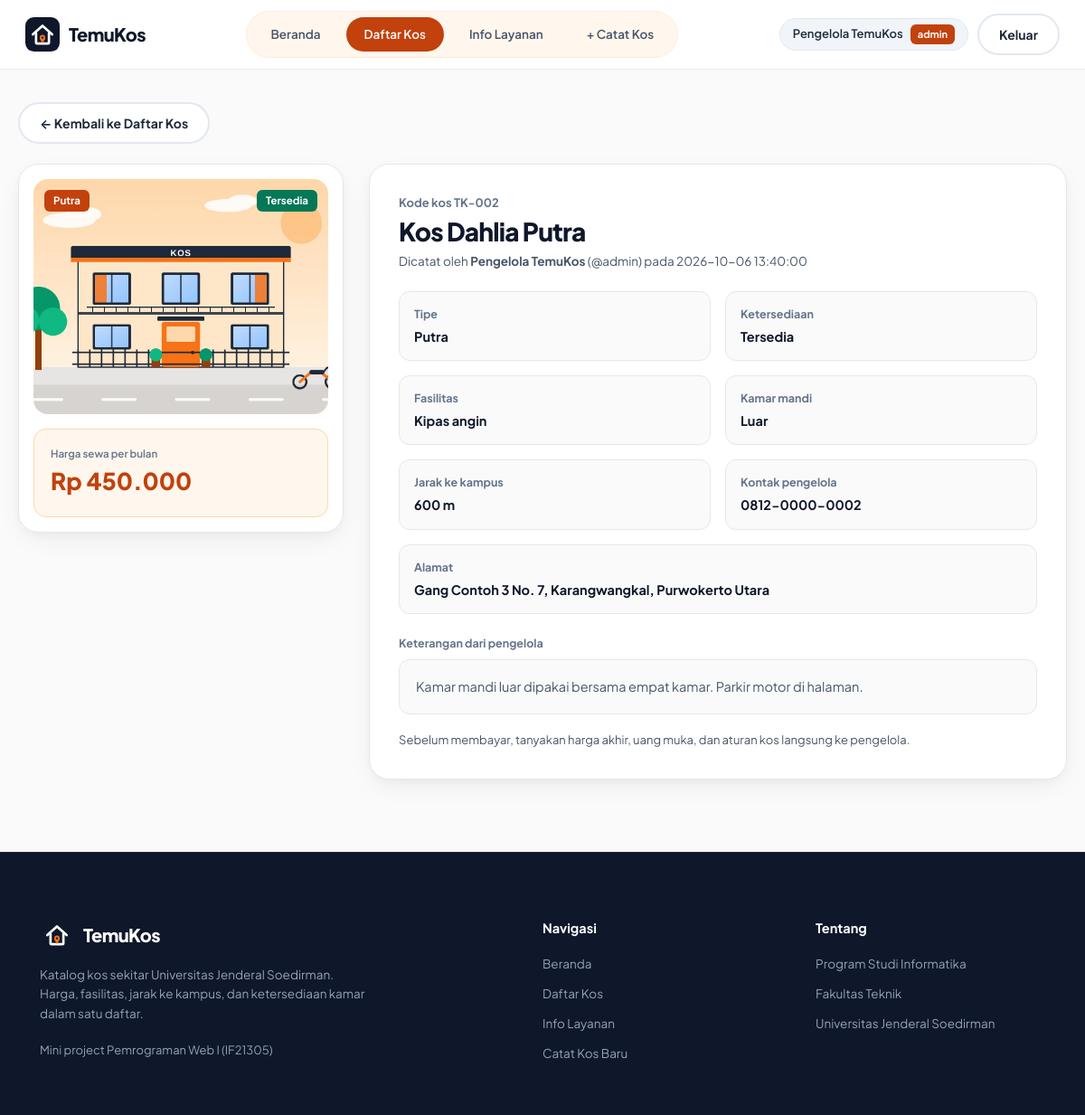
The app's page /detail.php?id=2 (signed in) with its own data.
### tables this page shows
CREATE TABLE kos (
  id INT UNSIGNED AUTO_INCREMENT PRIMARY KEY,
  pengguna_id INT UNSIGNED NOT NULL,                
  nama_kos VARCHAR(150) NOT NULL,
  tipe ENUM('Putra','Putri','Campur') NOT NULL,
  fasilitas ENUM('Kipas angin','AC') NOT NULL,
  kamar_mandi ENUM('Dalam','Luar') NOT NULL,
  harga INT UNSIGNED NOT NULL,                      
  jarak_m INT UNSIGNED NOT NULL,                    
  alamat VARCHAR(150) NOT NULL,
  ketersediaan ENUM('Tersedia','Penuh') NOT NULL DEFAULT 'Tersedia',
  deskripsi VARCHAR(2000) DEFAULT NULL,             
  kontak VARCHAR(60) NOT NULL,
  foto_kos VARCHAR(255) DEFAULT NULL,
  dibuat_pada DATETIME NOT NULL DEFAULT CURRENT_TIMESTAMP,
  FOREIGN KEY (pengguna_id) REFERENCES pengguna (id)  
);

CREATE TABLE pengguna (
  id INT UNSIGNED AUTO_INCREMENT PRIMARY KEY,
  username VARCHAR(30) NOT NULL UNIQUE,             
  nama VARCHAR(100) NOT NULL,
  peran ENUM('admin','anggota') NOT NULL DEFAULT 'anggota',
  hash_sandi VARCHAR(255) NOT NULL,                 
  dibuat_pada DATETIME NOT NULL DEFAULT CURRENT_TIMESTAMP
);

### sesi.php (called while the page is built, shortened)
<?php
function e(?string $teks): string
{
    return htmlspecialchars($teks ?? '', ENT_QUOTES | ENT_SUBSTITUTE, 'UTF-8');
}
    ?>

### validasi.php (called while the page is built, shortened)
<?php
function formatRupiah(int $nominal): string
{
    return 'Rp ' . number_format($nominal, 0, ',', '.');
}
function formatJarak(int $meter): string
{
    if ($meter < 1000) {
        return $meter . ' m';
    }
    return number_format($meter / 1000, 1, ',', '.') . ' km';
}

### detail.php (the view, shortened to what this page needs)
<?php
require_once __DIR__ . '/sesi.php';
require_once __DIR__ . '/koneksi.php';
require_once __DIR__ . '/validasi.php';
require_once __DIR__ . '/tampilan.php';
$pengguna = penggunaAktif();
$id = filter_var($_GET['id'] ?? '', FILTER_VALIDATE_INT, ['options' => ['min_range' => 1]]);
try {
    $sql = 'SELECT k.*, u.nama AS pencatat, u.username AS username_pencatat
            FROM kos AS k
            JOIN pengguna AS u ON u.id = k.pengguna_id
            WHERE k.id = ?';
    $stmt = $db->prepare($sql);
    $stmt->bind_param('i', $id);
    $stmt->execute();
    $kos = $stmt->get_result()->fetch_assoc();
} catch (mysqli_sql_exception $ex) {
    error_log('[Read Detail Gagal] ' . $ex->getMessage());
    tampilkanGalat(500, 'Detail belum bisa dimuat', 'Terjadi gangguan saat mengambil data. Coba lagi beberapa saat lagi.');
}
$kodeKos = 'TK-' . str_pad((string) (int) $kos['id'], 3, '0', STR_PAD_LEFT);
$kelasKetersediaan = $kos['ketersediaan'] === 'Tersedia' ? 'status-tersedia' : 'status-penuh';
?>
<!DOCTYPE html>
<html lang="id">
<head>
    <link rel="stylesheet" href="style.css">
</head>
<body>
    <?php topbarUtama($pengguna, 'katalog'); ?>
    <main class="container detail-main">
        <p class="back-row">
            <a href="daftar.php#katalog" class="btn btn-secondary">&larr; Kembali ke Daftar Kos</a>
        </p>
        <div class="detail-layout">
            <aside class="media-showcase">
                <div class="media-frame">
                    <?php if (!empty($kos['foto_kos']) && is_file(__DIR__ . '/' . $kos['foto_kos'])): ?>
                        <img src="<?= e($kos['foto_kos']) ?>" alt="Foto <?= e($kos['nama_kos']) ?>">
                    <?php else: ?>
                        <div class="card-visual-fallback"><span class="fallback-cat">Foto belum tersedia</span></div>
                    <?php endif; ?>
                    <span class="pill-top-left"><?= e($kos['tipe']) ?></span>
                    <span class="pill-top-right <?= $kelasKetersediaan ?>"><?= e($kos['ketersediaan']) ?></span>
                </div>
                <div class="price-highlight-box">
                    <div class="price-label">Harga sewa per bulan</div>
                    <div class="price-amount price-big"><?= e(formatRupiah((int) $kos['harga'])) ?></div>
                </div>
            </aside>
            <article class="panel-card">
                <p class="kode-kos">Kode kos <?= e($kodeKos) ?></p>
                <h1 class="section-title detail-title"><?= e($kos['nama_kos']) ?></h1>
                <p class="detail-meta">
                    Dicatat oleh <strong><?= e($kos['pencatat']) ?></strong> (@<?= e($kos['username_pencatat']) ?>) pada <?= e($kos['dibuat_pada']) ?>
                </p>
                <div class="dossier-grid">
                    <div class="dossier-item">
                        <div class="dossier-label">Tipe</div>
                        <div class="dossier-val"><?= e($kos['tipe']) ?></div>
                    </div>
                    <div class="dossier-item">
                        <div class="dossier-label">Ketersediaan</div>
                        <div class="dossier-val"><?= e($kos['ketersediaan']) ?></div>
                    </div>
                    <div class="dossier-item">
                        <div class="dossier-label">Fasilitas</div>
                        <div class="dossier-val"><?= e($kos['fasilitas']) ?></div>
                    </div>
                    <div class="dossier-item">
                        <div class="dossier-label">Kamar mandi</div>
                        <div class="dossier-val"><?= e($kos['kamar_mandi']) ?></div>
                    </div>
                    <div class="dossier-item">
                        <div class="dossier-label">Jarak ke kampus</div>
                        <div class="dossier-val"><?= e(formatJarak((int) $kos['jarak_m'])) ?></div>
                    </div>
                    <div class="dossier-item">
                        <div class="dossier-label">Kontak pengelola</div>
                        <div class="dossier-val"><?= e($kos['kontak']) ?></div>
                    </div>
                    <div class="dossier-item full-width">
                        <div class="dossier-label">Alamat</div>
                        <div class="dossier-val"><?= e($kos['alamat']) ?></div>
                    </div>
                </div>
                <div>
                    <div class="dossier-label">Keterangan dari pengelola</div>
                    <div class="desc-box"><?= ($kos['deskripsi'] ?? '') !== '' ? e($kos['deskripsi']) : 'Belum ada keterangan tambahan.' ?></div>
                </div>
                <p class="hint-box">
                    Sebelum membayar, tanyakan harga akhir, uang muka, dan aturan kos langsung ke pengelola.
                </p>
            </article>
        </div>
    </main>
    <?php footerSitus($pengguna); ?>
</body>
</html>

### tampilan.php (shortened to what this page needs)
<?php
function topbarUtama(array $pengguna, string $aktif = ''): void
{
    $kelas = fn(string $nama): string => $aktif === $nama ? 'nav-pill-item active' : 'nav-pill-item';
    ?>
    <header class="topbar">
        <div class="topbar-inner">
            <a href="daftar.php" class="brand">
                <img class="brand-logo" src="assets/logo-temukos.svg" alt="" width="38" height="38">
                <span>TemuKos</span>
            </a>
            <nav class="nav-pills" id="mainNav" aria-label="Navigasi utama">
                <a href="daftar.php" data-nav="beranda" class="<?= $kelas('beranda') ?>">Beranda</a>
                <a href="daftar.php#katalog" data-nav="katalog" class="<?= $kelas('katalog') ?>">Daftar Kos</a>
                <a href="daftar.php#solusi" data-nav="solusi" class="<?= $kelas('solusi') ?>">Info Layanan</a>
                <?php if ($pengguna['peran'] === 'admin'): ?>
                    <a href="tambah.php" class="<?= $kelas('tambah') ?>">+ Catat Kos</a>
                <?php endif; ?>
            </nav>
            <div class="user-actions">
                <span class="user-badge">
                    <?= e($pengguna['nama']) ?>
                    <span class="role-tag"><?= e($pengguna['peran']) ?></span>
                </span>
                <a href="logout.php" class="btn btn-secondary">Keluar</a>
            </div>
        </div>
    </header>
    <?php
}
function footerSitus(array $pengguna): void
{
    ?>
    <footer class="site-footer">
        <div class="footer-inner">
            <div class="footer-col brand-col">
                <div class="brand">
                    <img class="brand-logo" src="assets/logo-temukos.svg" alt="" width="38" height="38">
                    <span>TemuKos</span>
                </div>
                <p class="footer-desc">
                    Katalog kos sekitar Universitas Jenderal Soedirman. Harga, fasilitas, jarak ke kampus, dan ketersediaan kamar dalam satu daftar.
                </p>
                <p class="footer-copyright">Mini project Pemrograman Web I (IF21305)</p>
            </div>
            <div class="footer-col">
                <h4 class="footer-heading">Navigasi</h4>
                <ul class="footer-links">
                    <li><a href="daftar.php">Beranda</a></li>
                    <li><a href="daftar.php#katalog">Daftar Kos</a></li>
                    <li><a href="daftar.php#solusi">Info Layanan</a></li>
                    <?php if ($pengguna['peran'] === 'admin'): ?>
                        <li><a href="tambah.php">Catat Kos Baru</a></li>
                    <?php endif; ?>
                </ul>
            </div>
            <div class="footer-col">
                <h4 class="footer-heading">Tentang</h4>
                <ul class="footer-links">
                    <li><span class="footer-text">Program Studi Informatika</span></li>
                    <li><span class="footer-text">Fakultas Teknik</span></li>
                    <li><span class="footer-text">Universitas Jenderal Soedirman</span></li>
                </ul>
            </div>
        </div>
    </footer>
    <?php
}
    ?>

### records on screen
kos: pengguna.nama "Pengelola TemuKos", pengguna.username "admin", foto_kos (picture), tipe "Putra", ketersediaan "Tersedia", harga "Rp 450.000", id "TK-002", nama_kos "Kos Dahlia Putra", dibuat_pada "2026-10-06 13:40:00", fasilitas "Kipas angin", kamar_mandi "Luar", jarak_m "600 m", kontak "0812-0000-0002", alamat "Gang Contoh 3 No. 7, Karangwangkal, Purwokerto Utara", deskripsi "Kamar mandi luar dipakai bersama empat kamar. Parkir motor di halaman."
